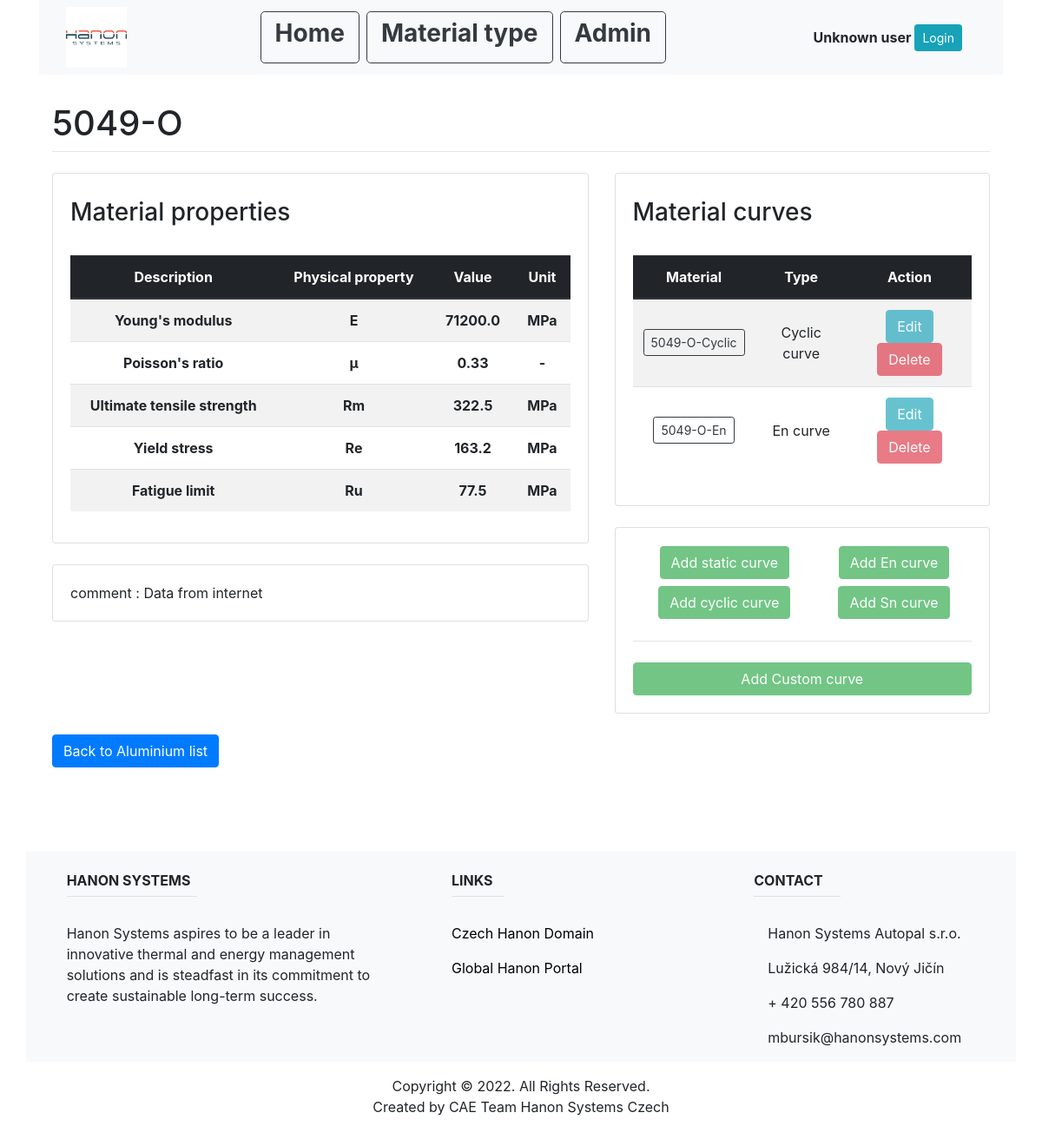
The page /material_type_list/steel_al/1/35 on the database its author committed.
### main/models.py (models this page shows, shortened)
class Material(models.Model):
    name = models.CharField(max_length=200, unique=True)
    E = models.FloatField()
    nu = models.FloatField()
    Rm = models.FloatField()
    Re = models.FloatField()
    Ru = models.FloatField()
    comment = models.CharField(blank=True, max_length=1000)
    material_type_id = models.ForeignKey(MaterialType, on_delete=models.CASCADE)

class CyclicCurve(models.Model):
    curve_type = "Cyclic curve"
    name = models.CharField(max_length=200, unique=True)
    K = models.FloatField(max_length=200)
    n = models.FloatField(max_length=200)
    comment = models.CharField(max_length=1000, blank=True)
    material_id = models.ForeignKey(Material, on_delete=models.CASCADE)

class EnCurve(models.Model):
    curve_type = "En curve"
    name = models.CharField(max_length=200, unique=True)
    Sf = models.FloatField()
    b = models.FloatField()
    c = models.FloatField()
    Ef = models.FloatField()
    comment = models.CharField(max_length=1000, blank=True)
    material_id = models.ForeignKey(Material, on_delete=models.CASCADE)

class MaterialType(models.Model):
    name = models.CharField(max_length=200, unique=True)

### main/views.py (the view)
# urls.py: path('material_type_list/steel_al/<int:material_type_id>/<int:material_id>', views.material_info, name="material_info"),
def material_info(response, material_type_id, material_id):
    material_type = MaterialType.objects.get(pk=material_type_id)
    material_info = Material.objects.get(pk=material_id)
    c_curve = CyclicCurve.objects.filter(material_id=material_id)
    en_curve = EnCurve.objects.filter(material_id=material_id)
    sn_curve = SnCurve.objects.filter(material_id=material_id)
    s_curve = StaticCurve.objects.filter(material_id=material_id)
    custom_curve = MaterialCustomCurve.objects.filter(material_id=material_id)
    curve_ls = list(chain(c_curve, en_curve, sn_curve, s_curve, custom_curve))
    return render(response, "main/material_info.html", {
        "material_type": material_type,
        "material_info": material_info,
        "curve_ls": curve_ls,
    })

### main/templates/main/material_info.html (shortened to what this page needs)
{% extends "main/base.html" %}
{% block content %}
<br>
<div class="container">
  <div class="row">
    <div class="col-sm">
        <h1 class="mt-2">{{material_info.name}}</h1>
            <hr class="mt-0 mb-4">
    </div>
  </div>
  <div class="row">
    <div class="col-md-7">
    <div class="card card-body">
        <h3 class="mt-2">Material properties</h3>
        <br>
        <table class="table table-striped">
            <thead class="thead-dark">
            <tr>
                <th class="text-center align-middle" scope="col">Description</th>
                <th class="text-center align-middle" scope="col">Physical property</th>
                <th class="text-center align-middle" scope="col">Value</th>
                <th class="text-center align-middle" scope="col">Unit</th>
            </tr>
            </thead>
            <tbody>
            <tr>
                <th class="text-center align-middle" scope="row">Young's modulus</th>
                <th class="text-center align-middle" scope="row">E</th>
                <th class="text-center align-middle" scope="row">{{material_info.E}}</th>
                <th class="text-center align-middle" scope="row">MPa</th>
            </tr>
            <tr>
                <th class="text-center align-middle" scope="row">Poisson's ratio</th>
                <th class="text-center align-middle" scope="row">μ</th>
                <th class="text-center align-middle" scope="row">{{material_info.nu}}</th>
                <th class="text-center align-middle" scope="row">-</th>
            </tr>
            <tr>
                <th class="text-center align-middle" scope="row">Ultimate tensile strength</th>
                <th class="text-center align-middle" scope="row">Rm</th>
                <th class="text-center align-middle" scope="row">{{material_info.Rm}}</th>
                <th class="text-center align-middle" scope="row">MPa</th>
            </tr>
            <tr>
                <th class="text-center align-middle" scope="row">Yield stress</th>
                <th class="text-center align-middle" scope="row">Re</th>
                <th class="text-center align-middle" scope="row">{{material_info.Re}}</th>
                <th class="text-center align-middle" scope="row">MPa</th>
            </tr>
            <tr>
                <th class="text-center align-middle" scope="row">Fatigue limit</th>
                <th class="text-center align-middle" scope="row">Ru</th>
                <th class="text-center align-middle" scope="row">{{material_info.Ru}}</th>
                <th class="text-center align-middle" scope="row">MPa</th>
            </tr>
            </tbody>
        </table>
    </div>
    <br>
    <div class="col-md-14">
        <div class="card card-body">
            <p class="mb-0">comment : {{material_info.comment}}</p>
        </div>
    </div>
    </div>
    <div class="col-md-5 offset-md-0">
    <div class="card card-body">
      <h3 class="mt-2">Material curves</h3>
      <br>
      <table class="table table-striped">
         <thead class="thead-dark">
         <tr>
             <th class="text-center align-middle" scope="col">Material</th>
             <th class="text-center align-middle" scope="col">Type</th>
             <th class="text-center align-middle" scope="col">Action</th>
         </tr>
         </thead>
         <tbody>
             {% for item in curve_ls %}
             <tr>
                 <td class="text-center align-middle">
                     <a class="btn btn-outline-dark btn-sm" href="{%url 'curve_info' material_type.id material_info.id item.name%}">{{item.name}}</a>
                 </td>
                 <td class="text-center align-middle">{{item.curve_type}}</td>
                 {% if user.is_authenticated %}
                 <td class="text-center align-middle">
                   <a class="btn btn-info" href="{%url 'update_curve' material_type.id material_info.id item.name%}">Edit</a>
                   <a class="btn btn-danger" href="{%url 'delete_curve' material_type.id material_info.id item.name%}">Delete</a>
                 </td>
                 {% else %}
                 <td class="text-center align-middle">
                   <a class="btn btn-info disabled" href="{%url 'update_curve' material_type.id material_info.id item.name%}">Edit</a>
                   <a class="btn btn-danger disabled" href="{%url 'delete_curve' material_type.id material_info.id item.name%}">Delete</a>
                 </td>
                 {% endif %}
             </tr>
             {% empty %}
             <h5>Sorry no available data</h5>
             {% endfor %}
         </tbody>
       </table>
    </div>
    <br>
    <div class="col-md-14">
        <div class="card card-body">
            {% if user.is_authenticated %}
            <table>
                <td class="text-center align-middle">
                    <a class="btn btn-success " href="{%url 'create_static_curve' material_type.id material_info.id %}">Add static curve</a>
                    <h1></h1>
                    <a class="btn btn-success " href="{%url 'create_cyclic_curve' material_type.id material_info.id %}">Add cyclic curve</a>
                </td>
                <td class="text-center align-middle">
                    <a class="btn btn-success size=10" href="{%url 'create_en_curve' material_type.id material_info.id %}">Add En curve</a>
                    <h1></h1>
                    <a class="btn btn-success " href="{%url 'create_sn_curve' material_type.id material_info.id %}">Add Sn curve</a>
                </td>
            </table>
            <br>
            <hr class="mt-0 mb-4">
            <a class="btn btn-success " href="{%url 'create_custom_curve' material_type.id material_info.id %}">Add Custom curve</a>
            {% else %}
            <table>
                <td class="text-center align-middle">
                    <a class="btn btn-success disabled" href="{%url 'create_static_curve' material_type.id material_info.id %}">Add static curve</a>
                    <a class="btn btn-success disabled" href="{%url 'create_cyclic_curve' material_type.id material_info.id %}">Add cyclic curve</a>
                </td>
                <td class="text-center align-middle">
                    <a class="btn btn-success disabled" href="{%url 'create_en_curve' material_type.id material_info.id %}">Add En curve</a>
                    <a class="btn btn-success disabled" href="{%url 'create_sn_curve' material_type.id material_info.id %}">Add Sn curve</a>
                </td>
            </table>
            <br>
            <hr class="mt-0 mb-4">
            <a class="btn btn-success disabled" href="{%url 'create_custom_curve' material_type.id material_info.id %}">Add Custom curve</a>
            {% endif %}
        </div>
    </div>
  </div>
  </div>
</div>
<br>
<div class="container">
    <a class="btn btn-primary" href="{%url 'material_list' material_type.id%}">Back to {{material_type.name}} list</a>
</div>
{% endblock %}

### rows shown on the page
Material: name "5049-O", E "71200.0", nu "0.33", Rm "322.5", Re "163.2", Ru "77.5", comment "Data from internet"
CyclicCurve: name "5049-O-Cyclic", curve_type "Cyclic curve"
EnCurve: name "5049-O-En", curve_type "En curve"
MaterialType: name "Aluminium"
